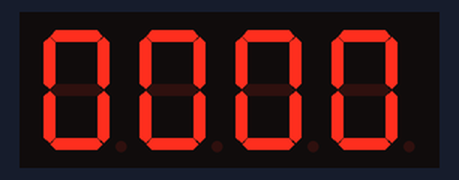
A sketch run on a simulated Arduino Uno, built with avr-gcc and run on an emulated ATmega328P. On the bench: 4-digit seven-segment display. Wiring (inferred from the names in the program): 4-digit 7-segment display, segments lit when LOW: segments pin 3, pin 8, pin 7, pin 6, pin 5, pin 4, pin 2; digit selects pin 10, pin 11, pin 12, pin 13. The segment pins are drawn as the display they are named for.

Above: at 0.1 s.
At 4.2 s:
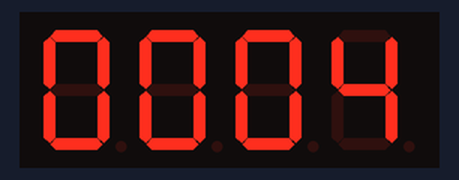
At 9.3 s:
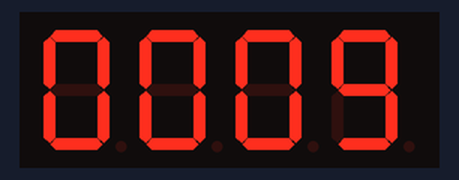
At 18.4 s:
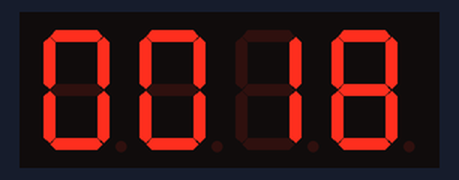
At 28.5 s:
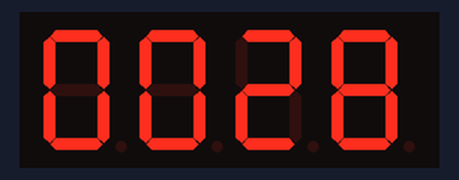
At 38.7 s:
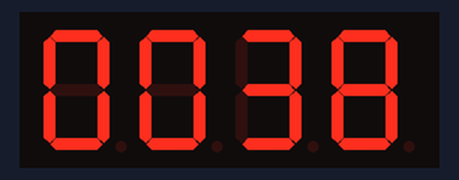

The sketch:

SE_TP2_-_Parte_2__Sem_Inova__o_.ino
```cpp
int a = 3; //Pino 11 do display
int b = 8; //Pino 7 do display
int c = 7; //Pino 4 do display
int d = 6; //Pino 2 do display
int e = 5; //Pino 1 do display
int f = 4; //Pino 10 do display
int g = 2; //Pino 5 do display
int dp = 1; //Pino 3 do display

int d1 = 10; //Pino 6 do display
int d2 = 11; //Pino 8 do display
int d3 = 12; //Pino 9 do display
int d4 = 13; //Pino 12 do display
int startRoleTime;
int sec = 0, min = 0;

//Funções de exibição dos números no display de 7 segmentos
void zero() { //Função para escrever o nº zero
  digitalWrite(a, LOW);
  digitalWrite(b, LOW);
  digitalWrite(c, LOW);
  digitalWrite(d, LOW);
  digitalWrite(e, LOW);
  digitalWrite(f, LOW);
  digitalWrite(g, HIGH);
 // digitalWrite(dp, LOW);
}
void um() { //Função para escrever o nº um
  digitalWrite(a, HIGH);
  digitalWrite(b, LOW);
  digitalWrite(c, LOW);
  digitalWrite(d, HIGH);
  digitalWrite(e, HIGH);
  digitalWrite(f, HIGH);
  digitalWrite(g, HIGH);
  //digitalWrite(dp, LOW);
}

void dois() { //Função para escrever o nº dois
  digitalWrite(a, LOW);
  digitalWrite(b, LOW);
  digitalWrite(c, HIGH);
  digitalWrite(d, LOW);
  digitalWrite(e, LOW);
  digitalWrite(f, HIGH);
  digitalWrite(g, LOW);
 // digitalWrite(dp, LOW);
}

void tres() { //Função para escrever o nº três
  digitalWrite(a, LOW);
  digitalWrite(b, LOW);
  digitalWrite(c, LOW);
  digitalWrite(d, LOW);
  digitalWrite(e, HIGH);
  digitalWrite(f, HIGH);
  digitalWrite(g, LOW);
}

void quatro() { //Função para escrever o nº quatro
  digitalWrite(a, HIGH);
  digitalWrite(b, LOW);
  digitalWrite(c, LOW);
  digitalWrite(d, HIGH);
  digitalWrite(e, HIGH);
  digitalWrite(f, LOW);
  digitalWrite(g, LOW);
}

void cinco() { //Função para escrever o nº cinco
  digitalWrite(a, LOW);
  digitalWrite(b, HIGH);
  digitalWrite(c, LOW);
  digitalWrite(d, LOW);
  digitalWrite(e, HIGH);
  digitalWrite(f, LOW);
  digitalWrite(g, LOW);
}

void seis() { //Função para escrever o nº seis
  digitalWrite(a, LOW);
  digitalWrite(b, HIGH);
  digitalWrite(c, LOW);
  digitalWrite(d, LOW);
  digitalWrite(e, LOW);
  digitalWrite(f, LOW);
  digitalWrite(g, LOW);
}

void sete() { //Função para escrever o nº sete
  digitalWrite(a, LOW);
  digitalWrite(b, LOW);
  digitalWrite(c, LOW);
  digitalWrite(d, HIGH);
  digitalWrite(e, HIGH);
  digitalWrite(f, HIGH);
  digitalWrite(g, HIGH);
}

void oito() { //Função para escrever o nº oito
  digitalWrite(a, LOW);
  digitalWrite(b, LOW);
  digitalWrite(c, LOW);
  digitalWrite(d, LOW);
  digitalWrite(e, LOW);
  digitalWrite(f, LOW);
  digitalWrite(g, LOW);
}

void nove() { //Função para escrever o nº nove
  digitalWrite(a, LOW);
  digitalWrite(b, LOW);
  digitalWrite(c, LOW);
  digitalWrite(d, LOW);
  digitalWrite(e, HIGH);
  digitalWrite(f, LOW);
  digitalWrite(g, LOW);
}

void pontos() { //Função para escrever ....
  digitalWrite(a, LOW);
  digitalWrite(b, LOW);
  digitalWrite(c, LOW);
  digitalWrite(d, LOW);
  digitalWrite(e, LOW);
  digitalWrite(f, LOW);
  digitalWrite(g, LOW);
  digitalWrite(dp, HIGH);
}

void setup() {
  startRoleTime = millis();
  //Configura todos os pinos como saída (OUTPUT)
  pinMode(d1, OUTPUT); //Dígitos
  pinMode(d2, OUTPUT);
  pinMode(d3, OUTPUT);
  pinMode(d4, OUTPUT);

  pinMode(a, OUTPUT); //Segmentos
  pinMode(b, OUTPUT);
  pinMode(c, OUTPUT);
  pinMode(d, OUTPUT);
  pinMode(e, OUTPUT);
  pinMode(f, OUTPUT);
  pinMode(g, OUTPUT);
  pinMode(dp, OUTPUT);

  Serial.begin(9600);
}

void loop() {
  int actualTime = millis();
  time(1000, actualTime);
}

void printFirstDisplay(int value){
  digitalWrite(d1, HIGH);
  number(value);
  delay(2);
}

void printSecondDisplay(int value){
  digitalWrite(d2, HIGH);
  number(value);
  digitalWrite(dp, LOW);
  delay(2);
}

void printThirdDisplay(int value){
  digitalWrite(d3, HIGH);
  number(value);
  delay(2);
}

void printFourthDisplay(int value){
  digitalWrite(d4, HIGH);
  number(value);
  delay(2);
}

void cleanAllDisplay(){
  digitalWrite(d1, LOW);
  digitalWrite(d2, LOW);
  digitalWrite(d3, LOW);
  digitalWrite(d4, LOW);
  pontos();
  //digitalWrite(dp, HIGH);
}

void time(int numb, int tim){
   //Serial.println(actualTime);
   int tempo=millis();

  while(tempo - tim <= numb ){
    tempo=millis();

    printFirstDisplay(min / 10);
    cleanAllDisplay();
    printSecondDisplay(min % 10);
    cleanAllDisplay();
    printThirdDisplay(sec / 10);
    cleanAllDisplay();
    printFourthDisplay(sec % 10);
    cleanAllDisplay();
  }
   sec++;

    if(sec == 60){
      sec = 0;
      min++;
    }

    if(min == 60)
      min=0;
}

void number(int value){
  switch(value){
    case 0:
      zero();
      break;
    case 1:
      um();
      break;
    case 2:
      dois();
      break;
    case 3:
      tres();
      break;
    case 4:
      quatro();
      break;
    case 5:
      cinco();
      break;
    case 6:
      seis();
      break;
    case 7:
      sete();
      break;
    case 8:
      oito();
      break;
    case 9:
      nove();
      break;
  }
}
```

Measured:
- what the display in image 0 shows lasts 1.1 s, from 0.0 s to 1.1 s
